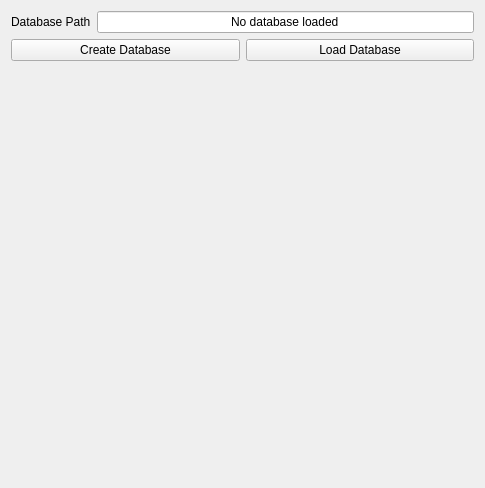
         <widget class="QWidget" name="page_10">
          <property name="geometry">
           <rect>
            <x>0</x>
            <y>0</y>
            <width>485</width>
            <height>488</height>
           </rect>
          </property>
          <attribute name="label">
           <string>Database I/O</string>
          </attribute>
          <layout class="QVBoxLayout" name="verticalLayout_6">
           <item>
            <layout class="QFormLayout" name="formLayout_9">
             <item row="0" column="0">
              <widget class="QLabel" name="display_database_path_label">
               <property name="text">
                <string>Database Path</string>
               </property>
              </widget>
             </item>
             <item row="0" column="1">
              <widget class="QLineEdit" name="display_database_path">
               <property name="text">
                <string>No database loaded</string>
               </property>
               <property name="alignment">
                <set>Qt::AlignCenter</set>
               </property>
               <property name="readOnly">
                <bool>true</bool>
               </property>
               <property name="clearButtonEnabled">
                <bool>false</bool>
               </property>
              </widget>
             </item>
            </layout>
           </item>
           <item>
            <layout class="QGridLayout" name="gridLayout_13">
             <item row="0" column="1">
              <widget class="QPushButton" name="load_database">
               <property name="text">
                <string>Load Database</string>
               </property>
              </widget>
             </item>
             <item row="0" column="0">
              <widget class="QPushButton" name="create_database">
               <property name="text">
                <string>Create Database</string>
               </property>
              </widget>
             </item>
            </layout>
           </item>
           <item>
            <spacer name="verticalSpacer_6">
             <property name="orientation">
              <enum>Qt::Vertical</enum>
             </property>
             <property name="sizeHint" stdset="0">
              <size>
               <width>20</width>
               <height>40</height>
              </size>
             </property>
            </spacer>
           </item>
          </layout>
         </widget>
